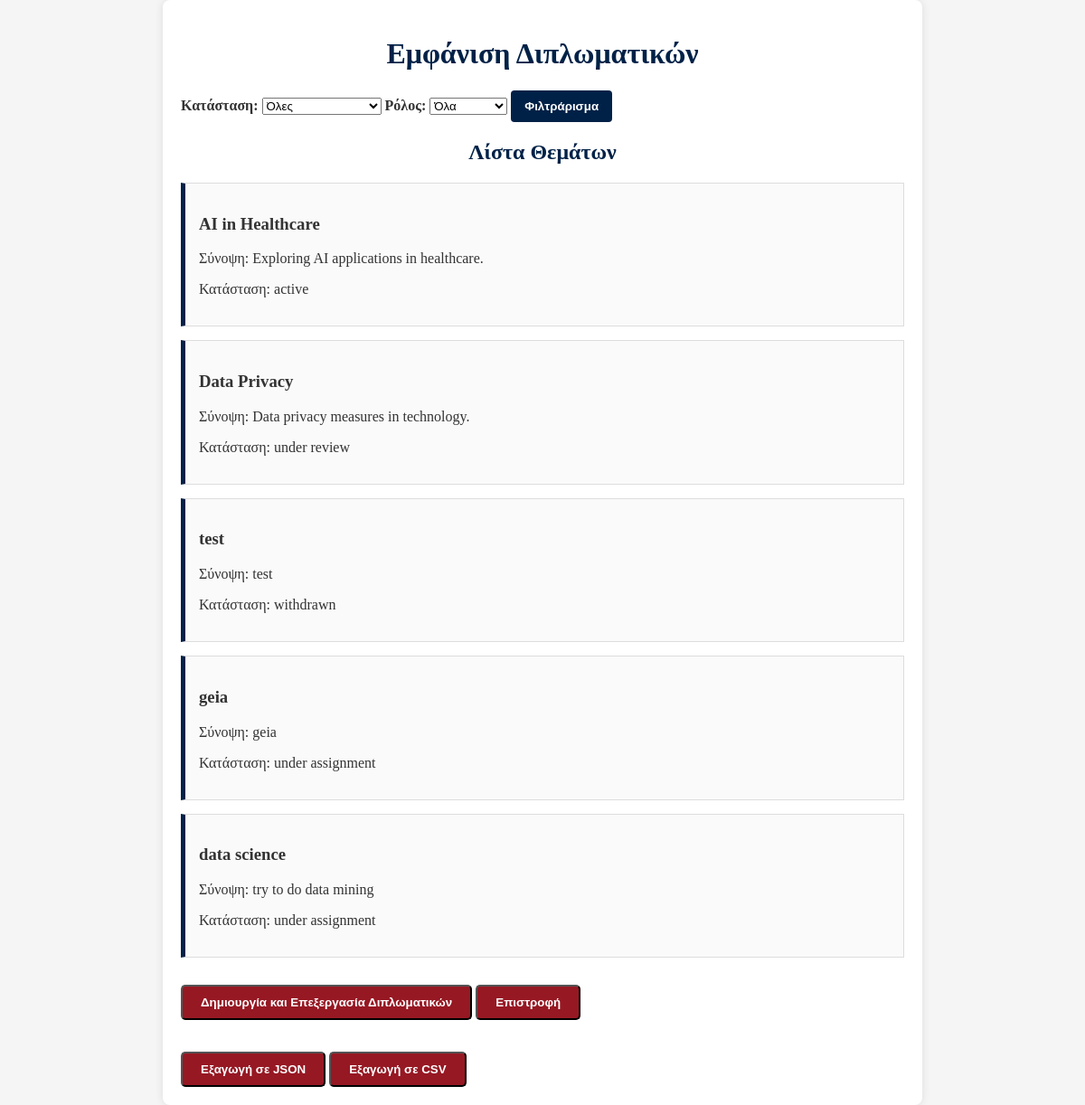
The page /all_thesis.php (signed in) on the database its author committed.
### tables this page shows
CREATE TABLE `thesis` (
  `thesisID` int(11) NOT NULL,
  `title` varchar(255) NOT NULL,
  `description` text NOT NULL,
  `status` enum('under assignment','active','under review','finalized','withdrawn') NOT NULL,
  `supervisorID` int(11) NOT NULL,
  `member1ID` int(11) DEFAULT NULL,
  `member2ID` int(11) DEFAULT NULL,
  `studentID` int(11) DEFAULT NULL,
  `finalGrade` decimal(4,2) DEFAULT NULL,
  `postedDate` date NOT NULL,
  `assignmentDate` date DEFAULT NULL,
  `completionDate` date DEFAULT NULL,
  `examinationDate` date DEFAULT NULL,
  `withdrawalDate` date DEFAULT NULL,
  `pdf` varchar(50) DEFAULT NULL,
  `withdrawn_comment` enum('from professor','from secretary') DEFAULT NULL,
  `general_assembly` varchar(20) DEFAULT NULL
);

### all_thesis.php (the view, shortened to what this page needs)
<?php
include 'access.php';
$filter_status = isset($_GET['status']) ? $_GET['status'] : '';
$filter_role = isset($_GET['role']) ? $_GET['role'] : '';
$status_condition = ($filter_status !== '') ? "AND status = ?" : "";
$role_condition = "";
if ($filter_role === 'supervisor') {
    $role_condition = "supervisorID = ?";
} elseif ($filter_role === 'member') {
    $role_condition = "(member1ID = ? OR member2ID = ?)";
} else {
    $role_condition = "(supervisorID = ? OR member1ID = ? OR member2ID = ?)";
}
$query = "
    SELECT
        thesis.thesisID,
        thesis.title,
        thesis.description,
        thesis.pdf,
        thesis.status,
        thesis.studentID,
        thesis.supervisorID,
        thesis.member1ID,
        thesis.member2ID,
        thesis.postedDate,
        thesis.assignmentDate,
        thesis.completionDate,
        thesis.examinationDate,
        thesis.finalGrade,
        thesis.withdrawalDate,
        thesis.withdrawn_comment,
        students.name AS student_name,
        students.surname AS student_surname,
        supervisor.name AS supervisor_name,
        supervisor.surname AS supervisor_surname,
        member1.name AS member1_name,
        member1.surname AS member1_surname,
        member2.name AS member2_name,
        member2.surname AS member2_surname
    FROM
        thesis
    LEFT JOIN students ON thesis.studentID = students.Student_ID
    LEFT JOIN professors AS supervisor ON thesis.supervisorID = supervisor.Professor_ID
    LEFT JOIN professors AS member1 ON thesis.member1ID = member1.Professor_ID
    LEFT JOIN professors AS member2 ON thesis.member2ID = member2.Professor_ID
    WHERE
        $role_condition
        $status_condition
";
$stmt = $con->prepare($query);
if ($filter_status !== '') {
    if ($role_condition === "(supervisorID = ? OR member1ID = ? OR member2ID = ?)") {
        $stmt->bind_param('iiis', $_SESSION['user_id'], $_SESSION['user_id'], $_SESSION['user_id'], $filter_status);
    } elseif ($role_condition === "(member1ID = ? OR member2ID = ?)") {
        $stmt->bind_param('iis', $_SESSION['user_id'], $_SESSION['user_id'], $filter_status);
    } else {
        $stmt->bind_param('is', $_SESSION['user_id'], $filter_status);
    }
} else {
    if ($role_condition === "(supervisorID = ? OR member1ID = ? OR member2ID = ?)") {
        $stmt->bind_param('iii', $_SESSION['user_id'], $_SESSION['user_id'], $_SESSION['user_id']);
    } elseif ($role_condition === "(member1ID = ? OR member2ID = ?)") {
        $stmt->bind_param('ii', $_SESSION['user_id'], $_SESSION['user_id']);
    } else {
        $stmt->bind_param('i', $_SESSION['user_id']);
    }
}
$stmt->execute();
$result = $stmt->get_result();
?>
<!DOCTYPE html>
<html lang="el">
<head>
    <link rel="stylesheet" href="dipl.css">
</head>
<body>
    <div class="container">
        <h1>Εμφάνιση Διπλωματικών</h1>
        <form method="GET" action="" style="margin-bottom: 20px;">
            <label for="status">Κατάσταση:</label>
            <select name="status" id="status">
                <option value="">Όλες</option>
            </select>
            <label for="role">Ρόλος:</label>
            <select name="role" id="role">
                <option value="">Όλα</option>
            </select>
            <button type="submit">Φιλτράρισμα</button>
        </form>
        <div class="topic-list">
            <h2>Λίστα Θεμάτων</h2>
            <?php
            if ($result->num_rows > 0) {
                while ($row = $result->fetch_assoc()) {
                    echo '<div class="topic" onclick="showModal(' . htmlspecialchars(json_encode($row), ENT_QUOTES, 'UTF-8') . ')">';
                    echo '<h3>' . htmlspecialchars($row['title']) . '</h3>';
                    echo '<p>Σύνοψη: ' . htmlspecialchars($row['description']) . '</p>';
                    echo '<p>Κατάσταση: ' . htmlspecialchars($row['status']) . '</p>';
                    echo '</div>';
                }
            } else {
                echo '<p>Δεν βρέθηκαν αποτελέσματα για τα φίλτρα σας.</p>';
            }
            ?>
        <button class="add-topic-button" onclick="window.location.href = 'show_dipl.php';">Δημιουργία και Επεξεργασία Διπλωματικών</button>
        <button class="add-topic-button" onclick="window.location.href = 'professor.php';">Επιστροφή</button>
        </div>
        <div>
            <button class="add-topic-button" onclick="exportData('json')">Εξαγωγή σε JSON</button>
            <button class="add-topic-button" onclick="exportData('csv')">Εξαγωγή σε CSV</button>
        </div>
    </div>
</body>
</html>

### dipl.css (style rules this page uses)
body { font-family: "Georgia", serif; background-color: #f5f5f5; color: #333; margin: 0; padding: 0; }
.container { max-width: 800px; margin: auto; padding: 20px; background-color: #ffffff; box-shadow: 0 0 10px rgba(0, 0, 0, 0.1); border-radius: 8px; }
h1, h2 { color: #002147; text-align: center; }
.topic-list { margin-bottom: 20px; }
.topic { border: 1px solid #ddd; padding: 15px; margin-bottom: 15px; background-color: #fafafa; border-left: 5px solid #002147; }
.add-topic-button { display: inline-block; padding: 10px 20px; background-color: #961823; color: white; text-decoration: none; border-radius: 5px; font-weight: bold; margin-top: 15px; cursor: pointer; text-align: center; transition: background-color 0.3s; }
form label { font-weight: bold; color: #333; }
button[type="submit"], button[type="button"] { padding: 10px 15px; font-weight: bold; border-radius: 4px; border: none; cursor: pointer; transition: background-color 0.3s; }
button[type="submit"] { background-color: #002147; color: white; }

### rows shown on the page
thesis: title "AI in Healthcare", description "Exploring AI applications in healthcare.", status "active"
thesis: title "Data Privacy", description "Data privacy measures in technology.", status "under review"
thesis: title "test", description "test", status "withdrawn"
thesis: title "geia", description "geia", status "under assignment"
thesis: title "data science", description "try to do data mining", status "under assignment"
